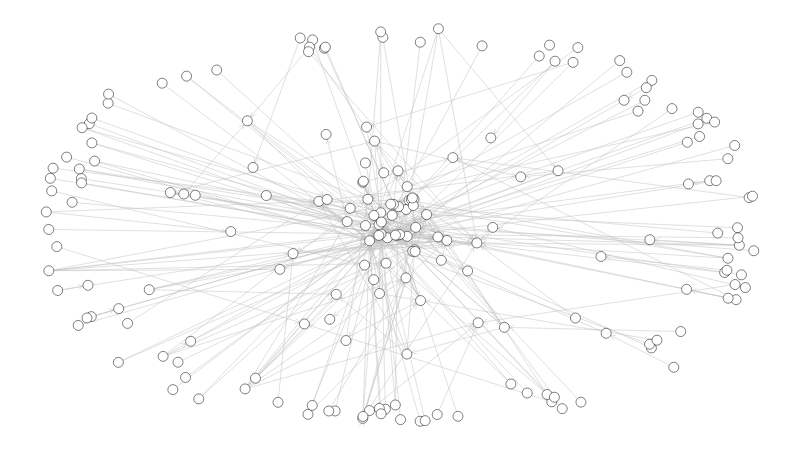

Notebook source saved alongside this figure:
### Code cell
nodes_raw = sn.load_graph('quantum_V01.gml', has_pos=False)
for i in range(len(edges)):
    edges[i] =  (int(edges[i][0]),int(edges[i][1]))
    
nodes = nx.edge_subgraph(nodes_raw, edges)
nodes = nodes.reverse()

#Perguntas aceitas
#Para mudar a analise para o grafo de arestas dadas por pergunta escolhida, altere a variavel flag abaixo para True
flag = True

accepted = [] #{postid : acceptedanswerid}
for i in posts.posts.row:
    if(i["AcceptedAnswerId"] != None):
        accepted.append((int(postuser[i["Id"]]),int(postuser[i["AcceptedAnswerId"]])))
anodes = nx.edge_subgraph(nodes, accepted)

if(flag):
    nodes = anodes

sn.show_graph(nodes, nlab=False)

### Figure 1 — Plotly figure (JSON) as saved in the notebook; plotly's stock layout.template omitted (floating-point values rounded to 4 significant figures; data arrays with more than 128 entries replaced by an {"elided": "..."} marker saying what was removed)
{"data": [{"hoverinfo": "none", "line": {"color": "rgb(192, 192, 192)", "width": 0.5}, "mode": "lines", "type": "scatter", "uid": "b8977be2-f86a-11e8-a295-0c5415a87eaa", "x": {"elided": "2673 float values"}, "y": {"elided": "2673 float values"}}, {"hoverinfo": "none", "marker": {"color": "rgb(255, 255, 255)", "line": {"color": "rgb(0, 0, 0)", "width": 0.5}, "size": 10}, "mode": "markers+text", "text": [], "textfont": {"color": "rgb(0, 0, 0)"}, "textposition": "top center", "type": "scatter", "uid": "b8977be3-f86a-11e8-b442-0c5415a87eaa", "x": {"elided": "197 float values"}, "y": {"elided": "197 float values"}}], "layout": {"height": 450, "margin": {"b": 0, "l": 0, "r": 0, "t": 0}, "showlegend": false, "width": 800, "xaxis": {"showgrid": false, "showticklabels": false, "zeroline": false}, "yaxis": {"showgrid": false, "showticklabels": false, "zeroline": false}}}
